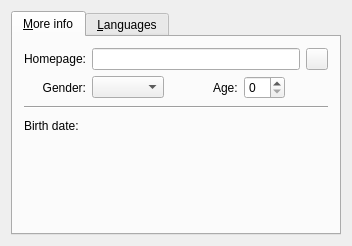
<ui version="4.0" >
 <class>MoreInfoBase</class>
 <widget class="QWidget" name="MoreInfoBase" >
  <property name="geometry" >
   <rect>
    <x>0</x>
    <y>0</y>
    <width>352</width>
    <height>246</height>
   </rect>
  </property>
  <property name="windowTitle" >
   <string></string>
  </property>
  <layout class="QVBoxLayout" >
   <property name="margin" >
    <number>11</number>
   </property>
   <property name="spacing" >
    <number>6</number>
   </property>
   <item>
    <widget class="QTabWidget" name="TabWidget2" >
     <widget class="QWidget" name="tab" >
      <attribute name="title" >
       <string>&amp;More info</string>
      </attribute>
      <layout class="QGridLayout" >
       <property name="margin" >
        <number>11</number>
       </property>
       <property name="spacing" >
        <number>6</number>
       </property>
       <item row="2" column="0" colspan="2" >
        <widget class="Line" name="Line4" >
         <property name="minimumSize" >
          <size>
           <width>0</width>
           <height>5</height>
          </size>
         </property>
         <property name="frameShape" >
          <enum>QFrame::HLine</enum>
         </property>
         <property name="frameShadow" >
          <enum>QFrame::Sunken</enum>
         </property>
         <property name="orientation" >
          <enum>Qt::Horizontal</enum>
         </property>
        </widget>
       </item>
       <item row="1" column="1" >
        <layout class="QHBoxLayout" >
         <property name="margin" >
          <number>0</number>
         </property>
         <property name="spacing" >
          <number>6</number>
         </property>
         <item>
          <widget class="QComboBox" name="cmbGender" />
         </item>
         <item>
          <spacer>
           <property name="orientation" >
            <enum>Qt::Horizontal</enum>
           </property>
           <property name="sizeType" >
            <enum>QSizePolicy::Expanding</enum>
           </property>
           <property name="sizeHint" >
            <size>
             <width>20</width>
             <height>20</height>
            </size>
           </property>
          </spacer>
         </item>
         <item>
          <widget class="QLabel" name="TextLabel20" >
           <property name="text" >
            <string>Age:</string>
           </property>
           <property name="wordWrap" >
            <bool>false</bool>
           </property>
          </widget>
         </item>
         <item>
          <widget class="QSpinBox" name="spnAge" />
         </item>
         <item>
          <spacer>
           <property name="orientation" >
            <enum>Qt::Horizontal</enum>
           </property>
           <property name="sizeType" >
            <enum>QSizePolicy::Expanding</enum>
           </property>
           <property name="sizeHint" >
            <size>
             <width>20</width>
             <height>20</height>
            </size>
           </property>
          </spacer>
         </item>
        </layout>
       </item>
       <item row="0" column="0" >
        <widget class="QLabel" name="TextLabel17" >
         <property name="text" >
          <string>Homepage:</string>
         </property>
         <property name="alignment" >
          <set>Qt::AlignRight|Qt::AlignTrailing|Qt::AlignVCenter</set>
         </property>
         <property name="wordWrap" >
          <bool>false</bool>
         </property>
        </widget>
       </item>
       <item row="0" column="1" >
        <layout class="QHBoxLayout" >
         <property name="margin" >
          <number>0</number>
         </property>
         <property name="spacing" >
          <number>6</number>
         </property>
         <item>
          <widget class="QLineEdit" name="edtHomePage" />
         </item>
         <item>
          <widget class="QPushButton" name="btnHomePage" >
           <property name="sizePolicy" >
            <sizepolicy>
             <hsizetype>0</hsizetype>
             <vsizetype>0</vsizetype>
             <horstretch>0</horstretch>
             <verstretch>0</verstretch>
            </sizepolicy>
           </property>
           <property name="maximumSize" >
            <size>
             <width>22</width>
             <height>22</height>
            </size>
           </property>
           <property name="text" >
            <string/>
           </property>
          </widget>
         </item>
        </layout>
       </item>
       <item row="1" column="0" >
        <widget class="QLabel" name="TextLabel18" >
         <property name="text" >
          <string>Gender:</string>
         </property>
         <property name="alignment" >
          <set>Qt::AlignRight|Qt::AlignTrailing|Qt::AlignVCenter</set>
         </property>
         <property name="wordWrap" >
          <bool>false</bool>
         </property>
        </widget>
       </item>
       <item row="4" column="1" >
        <spacer>
         <property name="orientation" >
          <enum>Qt::Vertical</enum>
         </property>
         <property name="sizeType" >
          <enum>QSizePolicy::Expanding</enum>
         </property>
         <property name="sizeHint" >
          <size>
           <width>20</width>
           <height>20</height>
          </size>
         </property>
        </spacer>
       </item>
       <item row="3" column="0" colspan="2" >
        <layout class="QHBoxLayout" >
         <property name="margin" >
          <number>0</number>
         </property>
         <property name="spacing" >
          <number>6</number>
         </property>
         <item>
          <widget class="QLabel" name="TextLabel21" >
           <property name="text" >
            <string>Birth date:</string>
           </property>
           <property name="wordWrap" >
            <bool>false</bool>
           </property>
          </widget>
         </item>
         <item>
          <widget class="DatePicker" native="1" name="edtDate" />
         </item>
         <item>
          <spacer>
           <property name="orientation" >
            <enum>Qt::Horizontal</enum>
           </property>
           <property name="sizeType" >
            <enum>QSizePolicy::Expanding</enum>
           </property>
           <property name="sizeHint" >
            <size>
             <width>20</width>
             <height>20</height>
            </size>
           </property>
          </spacer>
         </item>
        </layout>
       </item>
      </layout>
     </widget>
     <widget class="QWidget" name="tab" >
      <attribute name="title" >
       <string>&amp;Languages</string>
      </attribute>
      <layout class="QVBoxLayout" >
       <property name="margin" >
        <number>11</number>
       </property>
       <property name="spacing" >
        <number>6</number>
       </property>
       <item>
        <widget class="QLabel" name="TextLabel25" >
         <property name="text" >
          <string>Spoken languages:</string>
         </property>
         <property name="wordWrap" >
          <bool>false</bool>
         </property>
        </widget>
       </item>
       <item>
        <widget class="QComboBox" name="cmbLang1" />
       </item>
       <item>
        <widget class="QComboBox" name="cmbLang2" />
       </item>
       <item>
        <widget class="QComboBox" name="cmbLang3" />
       </item>
       <item>
        <spacer>
         <property name="orientation" >
          <enum>Qt::Vertical</enum>
         </property>
         <property name="sizeType" >
          <enum>QSizePolicy::Expanding</enum>
         </property>
         <property name="sizeHint" >
          <size>
           <width>20</width>
           <height>20</height>
          </size>
         </property>
        </spacer>
       </item>
      </layout>
     </widget>
    </widget>
   </item>
  </layout>
 </widget>
 <customwidgets>
  <customwidget>
   <class>DatePicker</class>
   <extends>QWidget</extends>
   <header>datepicker.h</header>
  </customwidget>
 </customwidgets>
 <tabstops>
  <tabstop>edtHomePage</tabstop>
  <tabstop>btnHomePage</tabstop>
  <tabstop>cmbGender</tabstop>
  <tabstop>spnAge</tabstop>
  <tabstop>TabWidget2</tabstop>
  <tabstop>cmbLang1</tabstop>
  <tabstop>cmbLang2</tabstop>
  <tabstop>cmbLang3</tabstop>
 </tabstops>
 <resources/>
 <connections/>
</ui>
